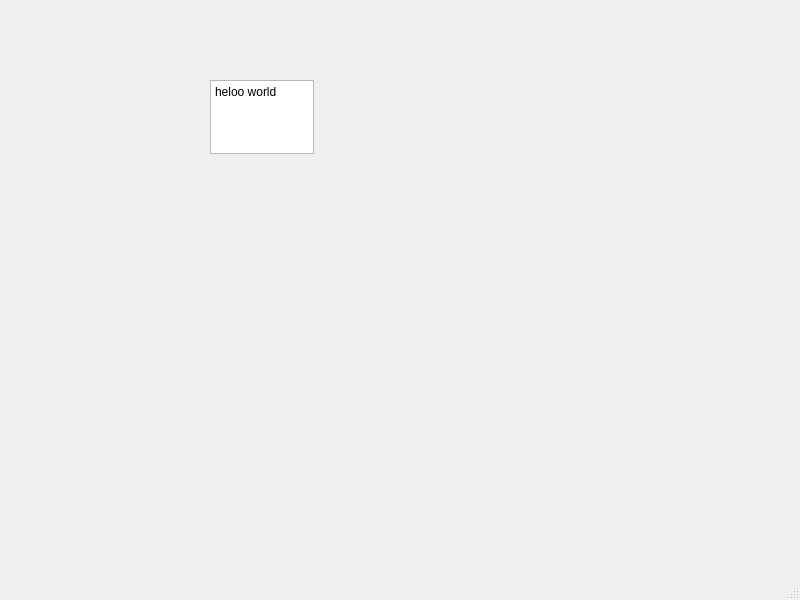
<?xml version="1.0" encoding="UTF-8"?>
<ui version="4.0">
 <class>MainWindow</class>
 <widget class="QMainWindow" name="MainWindow">
  <property name="geometry">
   <rect>
    <x>0</x>
    <y>0</y>
    <width>800</width>
    <height>600</height>
   </rect>
  </property>
  <property name="windowTitle">
   <string>MainWindow</string>
  </property>
  <widget class="QWidget" name="centralwidget">
   <widget class="QPlainTextEdit" name="plainTextEdit">
    <property name="geometry">
     <rect>
      <x>210</x>
      <y>80</y>
      <width>104</width>
      <height>74</height>
     </rect>
    </property>
    <property name="plainText">
     <string>heloo world</string>
    </property>
   </widget>
  </widget>
  <widget class="QMenuBar" name="menubar">
   <property name="geometry">
    <rect>
     <x>0</x>
     <y>0</y>
     <width>800</width>
     <height>22</height>
    </rect>
   </property>
  </widget>
  <widget class="QStatusBar" name="statusbar"/>
 </widget>
 <resources/>
 <connections/>
</ui>
